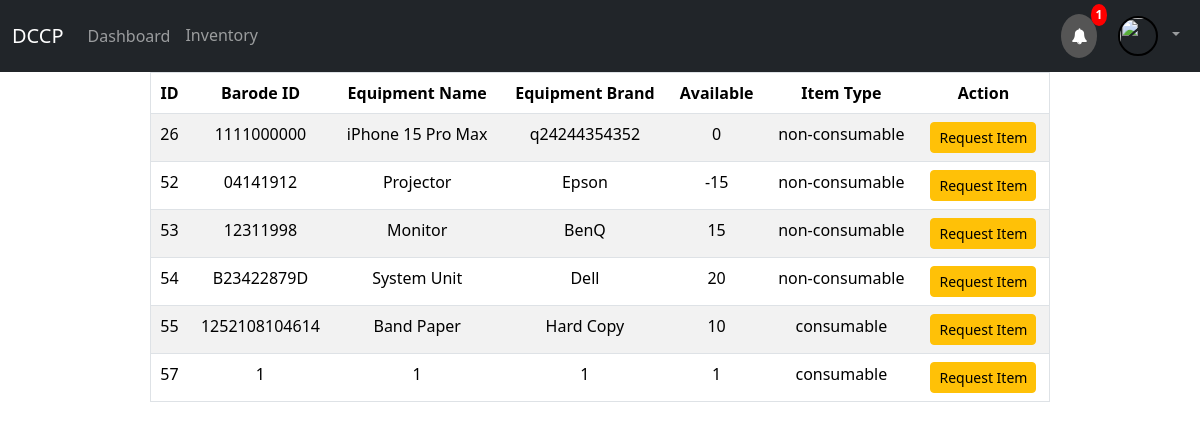
Page /request_index_supply.php on the committed database.
### tables this page shows
CREATE TABLE `inventory` (
  `id` int(11) NOT NULL,
  `item_code` char(100) NOT NULL,
  `equipment_name` char(100) NOT NULL,
  `equipment_brand` char(100) NOT NULL,
  `equipment_model` char(100) NOT NULL,
  `quantity` int(11) NOT NULL,
  `item_type` text NOT NULL,
  `img` varchar(255) NOT NULL,
  `Locate` text NOT NULL
);

### request_index_supply.php (the view, shortened to what this page needs)
<?php
include_once("config.php");
$name = $_SESSION['username'];
	$rs=mysqli_query($mysqli, "select * from inventory");
?>
<!DOCTYPE html>
<html>
	<head>
	</head>
	<body>
		<link href="https://cdn.jsdelivr.net/npm/bootstrap@5.3.2/dist/css/bootstrap.min.css" rel="stylesheet">
		<?php include 'navigation_supply_user.php'; ?>
		<table class="table table-striped w-75" border="1px" align="center">
			<thead >
				<tr align="center" >
					<th><b>ID</b></th>
					<th><b>Barode ID</b></th>
					<th><b>Equipment Name</b></th>
					<th><b>Equipment Brand</b></th>
					<th><b>Available</b></th>
					<th><b>Item Type</b></th>
					<th colspan="2"><b>Action</b></th>
				</tr>
			</thead>
			<tbody>
<?php
while ($res = mysqli_fetch_array($rs)) {
    $rt = mysqli_query($mysqli, "SELECT * FROM request WHERE id = " . $res['id']);
    if ($ret = mysqli_fetch_array($rt)) {
        if ($ret['rname'] == $name) {
            echo "<tr align='center'>";
            echo "<td>" . $res['id'] . "</td>";
            echo "<td>" . $res['item_code'] . "</td>";
            echo "<td>" . $res['equipment_name'] . "</td>";
            echo "<td>" . $res['equipment_brand'] . "</td>";
            echo "<td>" . $res['quantity'] . "</td>";
        	echo "<td>" . $res['item_type'] . "</td>";
            echo "<td><a class='btn btn-sm btn-danger' href='request_item.php?id=" . $res['id'] . "&action=cancel'>Cancel Request</a></td>";
            echo "</tr>";
        }
    } else {
        echo "<tr align='center'>";
        echo "<td>" . $res['id'] . "</td>";
        echo "<td>" . $res['item_code'] . "</td>";
        echo "<td>" . $res['equipment_name'] . "</td>";
        echo "<td>" . $res['equipment_brand'] . "</td>";
        echo "<td>" . $res['quantity'] . "</td>";
        echo "<td>" . $res['item_type'] . "</td>";
        echo "<td><a class='btn btn-sm btn-warning' href='request_item_amount_user.php?id=" . $res['id'] . "&action=request&quantity=" . $res['quantity'] . "&user_type=supply_user'>Request Item</a></td>";
        echo "</tr>";
    }
}
?>
			</tbody>
		</table>
	</body>
</html>

### request_index_supply.php (style rules this page uses)
body { font-family: Arial, sans-serif; margin: 0; padding: 0; }

### rows in the picture
inventory: id "26", item_code "1111000000", equipment_name "iPhone 15 Pro Max", equipment_brand "q24244354352", quantity "0", item_type "non-consumable"
inventory: id "52", item_code "04141912", equipment_name "Projector", equipment_brand "Epson", quantity "-15", item_type "non-consumable"
inventory: id "53", item_code "12311998", equipment_name "Monitor", equipment_brand "BenQ", quantity "15", item_type "non-consumable"
inventory: id "54", item_code "B23422879D", equipment_name "System Unit", equipment_brand "Dell", quantity "20", item_type "non-consumable"
inventory: id "55", item_code "1252108104614", equipment_name "Band Paper", equipment_brand "Hard Copy", quantity "10", item_type "consumable"
inventory: id "57", item_code "1", equipment_name "1", equipment_brand "1", quantity "1", item_type "consumable"

### other values in the picture
$alerto "1"
